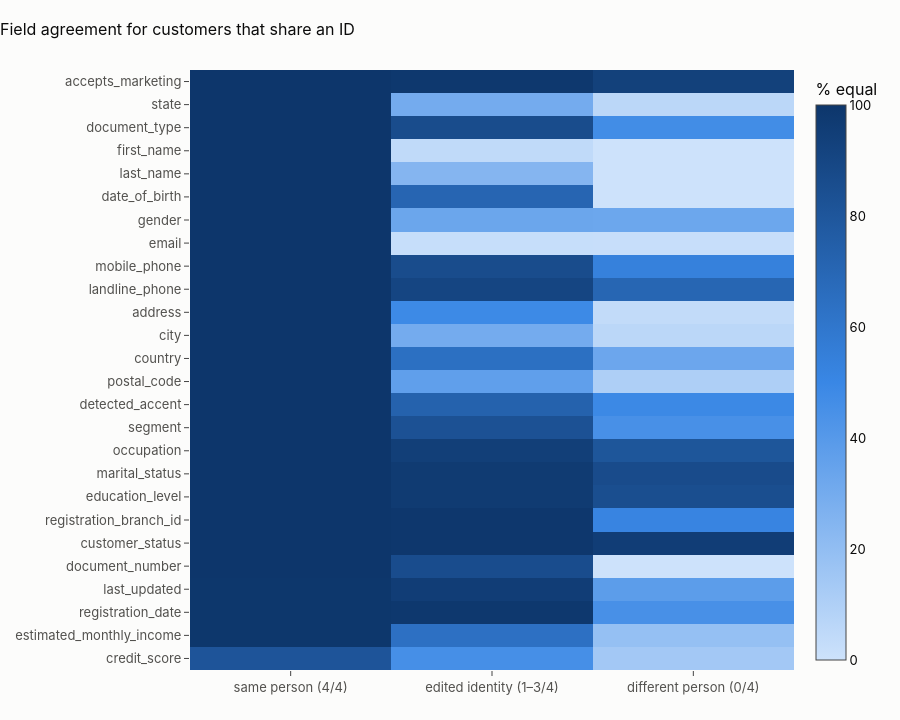

Here is the notebook cell this chart was saved with:
### Code cell
CUST_COLS = [c[0] for c in con.sql("describe m_customers").fetchall() if c[0] != "customer_id"]
res = {}
for name, v in (
    ("same person (4/4)", "cust_same"),
    ("edited identity (1–3/4)", "cust_edit"),
    ("different person (0/4)", "cust_diff"),
):
    res[name] = agreement(
        f"from m_customers m join b_customers b using(customer_id) join {v} using(customer_id)",
        CUST_COLS,
    ).set_index("field")
ag = pd.DataFrame({k: v.agree for k, v in res.items()}) * 100
ag = ag.loc[ag["same person (4/4)"].sort_values().index]
fig = go.Figure(
    go.Heatmap(
        z=ag.values,
        x=ag.columns,
        y=ag.index,
        zmin=0,
        zmax=100,
        colorscale=[[0, "#cde2fb"], [0.5, "#3987e5"], [1, "#0d366b"]],
        colorbar=dict(title="% equal"),
        hovertemplate="%{y}<br>%{x}<br>%{z:.1f} % equal<extra></extra>",
    )
)
fig.update_layout(
    title="Field agreement for customers that share an ID", height=720, margin=dict(l=190)
)
fig.show()

### Figure 1 — Plotly figure (JSON) as saved in the notebook; plotly's stock layout.template omitted (floating-point values rounded to 4 significant figures)
{"data": [{"colorbar": {"title": {"text": "% equal"}}, "colorscale": [[0, "#cde2fb"], [0.5, "#3987e5"], [1, "#0d366b"]], "hovertemplate": "%{y}<br>%{x}<br>%{z:.1f} % equal<extra></extra>", "type": "heatmap", "x": ["same person (4/4)", "edited identity (1–3/4)", "different person (0/4)"], "y": ["credit_score", "estimated_monthly_income", "registration_date", "last_updated", "document_number", "customer_status", "registration_branch_id", "education_level", "marital_status", "occupation", "segment", "detected_accent", "postal_code", "country", "city", "address", "landline_phone", "mobile_phone", "email", "gender", "date_of_birth", "last_name", "first_name", "document_type", "state", "accepts_marketing"], "z": [[81.21, 45.71, 14.24], [99.46, 64.08, 18.86], [99.6, 98.78, 44.89], [99.6, 95.51, 38.11], [100.0, 86.12, 0.0], [100.0, 99.18, 95.48], [100.0, 99.18, 51.67], [100.0, 97.14, 85.27], [100.0, 97.14, 86.74], [100.0, 94.69, 80.55], [100.0, 83.27, 45.09], [100.0, 73.06, 49.12], [100.0, 36.73, 10.61], [100.0, 64.49, 32.81], [100.0, 30.2, 5.992], [100.0, 48.57, 3.635], [100.0, 90.61, 70.43], [100.0, 86.53, 53.83], [100.0, 2.449, 2.063], [100.0, 33.06, 32.61], [100.0, 71.02, 0.0], [100.0, 24.49, 0.0], [100.0, 4.49, 0.0], [100.0, 86.53, 46.86], [100.0, 30.2, 5.992], [100.0, 98.78, 93.42]], "zmax": 100, "zmin": 0}], "layout": {"height": 720, "margin": {"l": 190}, "title": {"text": "Field agreement for customers that share an ID"}}}
